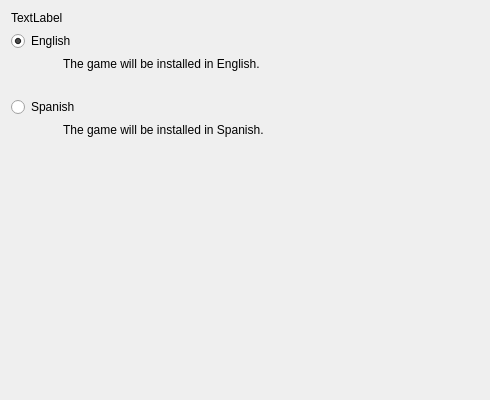
<?xml version="1.0" encoding="UTF-8"?>
<ui version="4.0">
 <class>ComponentWidget</class>
 <widget class="QWidget" name="ComponentWidget">
  <property name="geometry">
   <rect>
    <x>0</x>
    <y>0</y>
    <width>490</width>
    <height>400</height>
   </rect>
  </property>
  <property name="sizePolicy">
   <sizepolicy hsizetype="Preferred" vsizetype="Preferred">
    <horstretch>0</horstretch>
    <verstretch>0</verstretch>
   </sizepolicy>
  </property>
  <property name="minimumSize">
   <size>
    <width>490</width>
    <height>400</height>
   </size>
  </property>
  <property name="windowTitle">
   <string>Componets</string>
  </property>
  <layout class="QGridLayout" name="gridLayout">
   <property name="horizontalSpacing">
    <number>0</number>
   </property>
   <property name="verticalSpacing">
    <number>6</number>
   </property>
   <item row="6" column="0" colspan="2">
    <spacer name="horizontalSpacer_2">
     <property name="orientation">
      <enum>Qt::Horizontal</enum>
     </property>
     <property name="sizeType">
      <enum>QSizePolicy::Fixed</enum>
     </property>
     <property name="sizeHint" stdset="0">
      <size>
       <width>20</width>
       <height>1</height>
      </size>
     </property>
    </spacer>
   </item>
   <item row="4" column="0">
    <spacer name="verticalSpacer_2">
     <property name="orientation">
      <enum>Qt::Vertical</enum>
     </property>
     <property name="sizeType">
      <enum>QSizePolicy::Fixed</enum>
     </property>
     <property name="sizeHint" stdset="0">
      <size>
       <width>20</width>
       <height>20</height>
      </size>
     </property>
    </spacer>
   </item>
   <item row="6" column="2">
    <widget class="QLabel" name="label_2">
     <property name="sizePolicy">
      <sizepolicy hsizetype="MinimumExpanding" vsizetype="Minimum">
       <horstretch>0</horstretch>
       <verstretch>0</verstretch>
      </sizepolicy>
     </property>
     <property name="text">
      <string>The game will be installed in Spanish.</string>
     </property>
    </widget>
   </item>
   <item row="2" column="0" rowspan="2">
    <spacer name="horizontalSpacer">
     <property name="orientation">
      <enum>Qt::Horizontal</enum>
     </property>
     <property name="sizeType">
      <enum>QSizePolicy::Fixed</enum>
     </property>
     <property name="sizeHint" stdset="0">
      <size>
       <width>20</width>
       <height>1</height>
      </size>
     </property>
    </spacer>
   </item>
   <item row="2" column="1" rowspan="2" colspan="2">
    <widget class="QLabel" name="label">
     <property name="sizePolicy">
      <sizepolicy hsizetype="MinimumExpanding" vsizetype="Minimum">
       <horstretch>0</horstretch>
       <verstretch>0</verstretch>
      </sizepolicy>
     </property>
     <property name="text">
      <string>The game will be installed in English.</string>
     </property>
    </widget>
   </item>
   <item row="1" column="0" colspan="3">
    <widget class="QRadioButton" name="englishInstall">
     <property name="sizePolicy">
      <sizepolicy hsizetype="MinimumExpanding" vsizetype="Minimum">
       <horstretch>0</horstretch>
       <verstretch>0</verstretch>
      </sizepolicy>
     </property>
     <property name="text">
      <string>English</string>
     </property>
     <property name="checked">
      <bool>true</bool>
     </property>
    </widget>
   </item>
   <item row="5" column="0" colspan="3">
    <widget class="QRadioButton" name="spanishInstall">
     <property name="sizePolicy">
      <sizepolicy hsizetype="MinimumExpanding" vsizetype="Minimum">
       <horstretch>0</horstretch>
       <verstretch>0</verstretch>
      </sizepolicy>
     </property>
     <property name="text">
      <string>Spanish</string>
     </property>
    </widget>
   </item>
   <item row="7" column="0">
    <spacer name="verticalSpacer">
     <property name="orientation">
      <enum>Qt::Vertical</enum>
     </property>
     <property name="sizeHint" stdset="0">
      <size>
       <width>20</width>
       <height>40</height>
      </size>
     </property>
    </spacer>
   </item>
   <item row="0" column="0">
    <widget class="QLabel" name="label_3">
     <property name="text">
      <string>TextLabel</string>
     </property>
    </widget>
   </item>
  </layout>
 </widget>
 <tabstops>
  <tabstop>englishInstall</tabstop>
  <tabstop>spanishInstall</tabstop>
 </tabstops>
 <resources/>
 <connections/>
</ui>
